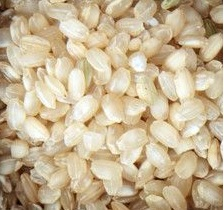
#> input picture Dataset/Cereals/BrownRice - Copy.jpg, 224 x 210 px, found by its file name
$ python -i menu.py   (imports and definitions only)   (older library calls are emulated)
#> lines starting #> are read from the running program, lines starting #| are printed output that depends on the picture
import sqlite3
from tkinter import *
from tkinter.filedialog import askopenfilename # Open dialog box
import numpy as np
import cv2, time
from PIL import ImageTk, Image
import os


# [3 lines not run here, left out]

# [1 line that did not run here, left out]
# [2 lines not run here, left out]
# [1 line that did not run here, left out]
# [1 line not run here, left out]


# [11 lines left out: function readimg, not called in this run]
def preprocessing():
    os.system('python preprocessing.py')
# [70 lines left out: function qlt, not called in this run]


def clf():
    from tkinter import messagebox

    import pandas as pd
    import os
    import sqlite3
    from mlxtend.evaluate import accuracy_score
    from skimage.transform import resize
    from skimage.io import imread
    import numpy as np
    import matplotlib.pyplot as plt

    Categories = ['Cereals', 'OilSeeds', 'Pulses']
    flat_data_arr = []  # input array
    target_arr = []  # output array
    datadir = 'dataset'
    # path which contains all the categories of images
    for i in Categories:

        print(f'loading... category : {i}')
        path = os.path.join(datadir, i)
        for img in os.listdir(path):
            img_array = imread(os.path.join(path, img))
#> img_array is the input picture: shape (210, 224, 3); mean R, G, B 198.8, 180.2, 148.3
            img_resized = resize(img_array, (150, 150, 3))
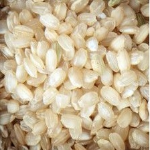
#> img_resized: shape (150, 150, 3) float64; mean R, G, B 0.78, 0.707, 0.582
            flat_data_arr.append(img_resized.flatten())
            target_arr.append(Categories.index(i))
        print(f'loaded category:{i} successfully')
    flat_data = np.array(flat_data_arr)
    target = np.array(target_arr)
    df = pd.DataFrame(flat_data)  # dataframe
    df['Target'] = target
    x = df.iloc[:, :-1]  # input data
    y = df.iloc[:, -1]  # output data
    from sklearn import svm
    from sklearn.model_selection import GridSearchCV

    param_grid = {'C': [0.1, 1, 10, 100], 'gamma': [0.0001, 0.001, 0.1, 1], 'kernel': ['rbf', 'poly']}
    svc = svm.SVC(probability=True)
    model = GridSearchCV(svc, param_grid)
    from sklearn.model_selection import train_test_split

    x_train, x_test, y_train, y_test = train_test_split(x, y, test_size=0.30, random_state=70, stratify=y)
    print('Splitted Successfully')
    model.fit(x_train, y_train)
    print('The Model is trained well with the given images')
    # model.best_params_ contains the best parameters obtained from GridSearchCV
    y_pred = model.predict(x_test)
    print("The predicted Data is :")
    print(y_pred)
    print("The actual data is:")
    print(np.array(y_test))
    print(f"Accuracy is {accuracy_score(y_pred, y_test) * 100}% ")
    conn = sqlite3.connect('Form.db')
    with conn:
        cursor = conn.cursor()
        cursor.execute("SELECT * FROM imgsave")
        rows = cursor.fetchall()
        for row in rows:
            filename = row[0]
    url = filename
    img = imread(url)
    plt.imshow(img)
    plt.show()
    img_resize = resize(img, (150, 150, 3))
    l = [img_resize.flatten()]
    probability = model.predict_proba(l)
    for ind, val in enumerate(Categories):
        print("")  # print(f'{val} = {probability[0][ind] * 100}%')
    print("The predicted image is : " + Categories[model.predict(l)[0]])
    conn = sqlite3.connect('Form.db')
    cursor = conn.cursor()
    cursor.execute('delete from imgsave1')
    cursor.execute('INSERT INTO imgsave1(clff ) VALUES(?)', (Categories[model.predict(l)[0]],))

    conn.commit()
    from IPython.conftest import get_ipython

    from sklearn.metrics import classification_report
    from sklearn.neighbors import KNeighborsClassifier
    from sklearn.preprocessing import LabelEncoder
    from sklearn.preprocessing import MinMaxScaler
    import numpy as np
    import mahotas
    import cv2
    import os
    import h5py

    import matplotlib.pyplot as plt
    from sklearn.model_selection import train_test_split, cross_val_score
    from sklearn.ensemble import RandomForestClassifier

    # In[3]:

    # make a fix file size
    fixed_size = tuple((500, 500))

    # train path
    train_path = "data/"

    # no of trees for Random Forests
    num_tree = 100

    # bins for histograms
    bins = 8

    # train_test_split size
    test_size = 0.10

    # seed for reproducing same result
    seed = 9

    # In[4]:

    # features description -1:  Hu Moments

    # [25 lines left out: functions fd_hu_moments, fd_haralick, fd_histogram, not called in this run]

    # get the training data labels
    train_labels = os.listdir(train_path)

    # sort the training labesl
    train_labels.sort()
    print(train_labels)

    # empty list to hold feature vectors and labels
    global_features = []
    labels = []

    i, j = 0, 0
    k = 0

    # num of images per class
    images_per_class = 80

    # ittirate the folder to get the image label name

    get_ipython().run_line_magic('time', '')
    # lop over the training data sub folder

    for training_name in train_labels:
        # join the training data path and each species training folder
        dir = os.path.join(train_path, training_name)

        # get the current training label
        current_label = training_name

        k = 1
        # loop over the images in each sub-folder
        print(dir)
        for file in os.listdir(dir):

            file = dir + "/" + os.fsdecode(file)

            # read the image and resize it to a fixed-size
            image = cv2.imread(file)

            if image is not None:
                image = cv2.resize(image, fixed_size)
                fv_hu_moments = fd_hu_moments(image)
                fv_haralick = fd_haralick(image)
                fv_histogram = fd_histogram(image)
            # [7 lines of commented-out code are left out]
            global_feature = np.hstack([fv_histogram, fv_haralick, fv_hu_moments])

            # update the list of labels and feature vectors
            labels.append(current_label)
            global_features.append(global_feature)

            i += 1
            k += 1
        print("[STATUS] processed folder: {}".format(current_label))
        j += 1

    print("[STATUS] completed Global Feature Extraction...")

    # In[30]:

    get_ipython().run_line_magic('time', '')
    # get the overall feature vector size
    print("[STATUS] feature vector size {}".format(np.array(global_features).shape))

    # get the overall training label size
    print("[STATUS] training Labels {}".format(np.array(labels).shape))

    # encode the target labels
    targetNames = np.unique(labels)
    le = LabelEncoder()
    target = le.fit_transform(labels)
    print("[STATUS] training labels encoded...{}")
    # normalize the feature vector in the range (0-1)
    scaler = MinMaxScaler(feature_range=(0, 1))
    rescaled_features = scaler.fit_transform(global_features)
    print("[STATUS] feature vector normalized...")

    print("[STATUS] target labels: {}".format(target))
    print("[STATUS] target labels shape: {}".format(target.shape))

    # save the feature vector using HDF5
    h5f_data = h5py.File('output/data.h5', 'w')
    h5f_data.create_dataset('dataset_1', data=np.array(rescaled_features))

    h5f_label = h5py.File('output/labels.h5', 'w')
    h5f_label.create_dataset('dataset_1', data=np.array(target))

    h5f_data.close()
    h5f_label.close()

    print("[STATUS] end of training..")

    # In[10]:

    # import the feature vector and trained labels

    h5f_data = h5py.File('output/data.h5', 'r')
    h5f_label = h5py.File('output/labels.h5', 'r')

    global_features_string = h5f_data['dataset_1']
    global_labels_string = h5f_label['dataset_1']

    global_features = np.array(global_features_string)
    global_labels = np.array(global_labels_string)

    # In[11]:

    # split the training and testing data
    (trainDataGlobal, testDataGlobal, trainLabelsGlobal, testLabelsGlobal) = train_test_split(np.array(global_features),
                                                                                              np.array(global_labels),
                                                                                              test_size=test_size,
                                                                                              random_state=seed)

    # <h3>RandomForest</h3>

    # create the model - Random Forests
    clf = RandomForestClassifier(n_estimators=100)

    # fit the training data to the model
    clf.fit(trainDataGlobal, trainLabelsGlobal)

    # print(clf.fit(trainDataGlobal, trainLabelsGlobal))

    clf_pred = clf.predict(trainDataGlobal)
    # clf_pred = clf.predict(global_feature.reshape(1,-1))[0]
    print("KNN Report")
    print(classification_report(trainLabelsGlobal, clf_pred))

    test_path = "data/test"

    # loop through the test images
    # for file in glob.glob(test_path + "/*.jpg"):
    for file in os.listdir(test_path):
        file = test_path + "/" + file
        # print(file)

        # read the image
        image = cv2.imread(file)

        # resize the image
        image = cv2.resize(image, fixed_size)

        # Global Feature extraction
        fv_hu_moments = fd_hu_moments(image)
        fv_haralick = fd_haralick(image)
        fv_histogram = fd_histogram(image)

        # Concatenate global features

        global_feature = np.hstack([fv_histogram, fv_haralick, fv_hu_moments])

        # predict label of test image
        prediction = clf.predict(global_feature.reshape(1, -1))[0]

        # show predicted label on image
        cv2.putText(image, train_labels[prediction], (20, 30), cv2.FONT_HERSHEY_SIMPLEX, 1.0, (0, 255, 255), 3)

        # display the output image
        plt.imshow(cv2.cvtColor(image, cv2.COLOR_BGR2RGB))
        plt.show()

    model = KNeighborsClassifier(n_neighbors=3)
    model.fit(trainDataGlobal, trainLabelsGlobal)

    clf_pred = model.predict(trainDataGlobal)
    print("KNN Report")
    print(classification_report(trainLabelsGlobal, clf_pred))
    x = [53, 56, 80]
    y = ["RF", "KNN", "SVM"]
    plt.bar(x, y)
    plt.title("Accuracy Graph")
    plt.xlabel("Model")
    plt.ylabel("Accuracy")
    plt.show()

# [32 lines left out: function featext, not called in this run]
def seg():
        os.system('python seg.py')


# [7 lines not run here, left out]

#> (the run stopped early here; a loop or call above may not have finished)
